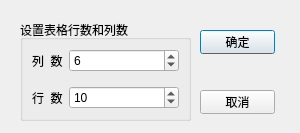
<?xml version="1.0" encoding="UTF-8"?>
<ui version="4.0">
 <class>DialogSetSize</class>
 <widget class="QDialog" name="DialogSetSize">
  <property name="geometry">
   <rect>
    <x>0</x>
    <y>0</y>
    <width>300</width>
    <height>133</height>
   </rect>
  </property>
  <property name="windowTitle">
   <string>Dialog</string>
  </property>
  <widget class="QPushButton" name="btnOK">
   <property name="geometry">
    <rect>
     <x>200</x>
     <y>30</y>
     <width>75</width>
     <height>24</height>
    </rect>
   </property>
   <property name="text">
    <string>确定</string>
   </property>
   <property name="icon">
    <iconset resource="../../../Course/chap06Forms/samp6_2CustomDialogs/res.qrc">
     <normaloff>:/images/images/704.bmp</normaloff>:/images/images/704.bmp</iconset>
   </property>
  </widget>
  <widget class="QPushButton" name="btnCancel">
   <property name="geometry">
    <rect>
     <x>200</x>
     <y>90</y>
     <width>75</width>
     <height>24</height>
    </rect>
   </property>
   <property name="text">
    <string>取消</string>
   </property>
   <property name="icon">
    <iconset resource="../../../Course/chap06Forms/samp6_2CustomDialogs/res.qrc">
     <normaloff>:/images/images/706.bmp</normaloff>:/images/images/706.bmp</iconset>
   </property>
  </widget>
  <widget class="QGroupBox" name="groupBox">
   <property name="geometry">
    <rect>
     <x>20</x>
     <y>20</y>
     <width>171</width>
     <height>101</height>
    </rect>
   </property>
   <property name="title">
    <string>设置表格行数和列数</string>
   </property>
   <layout class="QFormLayout" name="formLayout">
    <item row="0" column="0">
     <widget class="QLabel" name="label_2">
      <property name="text">
       <string>列  数</string>
      </property>
     </widget>
    </item>
    <item row="0" column="1">
     <widget class="QSpinBox" name="spinBoxColumn">
      <property name="minimum">
       <number>1</number>
      </property>
      <property name="maximum">
       <number>500</number>
      </property>
      <property name="value">
       <number>6</number>
      </property>
     </widget>
    </item>
    <item row="2" column="0">
     <widget class="QLabel" name="label">
      <property name="text">
       <string>行  数</string>
      </property>
     </widget>
    </item>
    <item row="2" column="1">
     <widget class="QSpinBox" name="spinBoxRow">
      <property name="minimum">
       <number>1</number>
      </property>
      <property name="maximum">
       <number>500</number>
      </property>
      <property name="value">
       <number>10</number>
      </property>
     </widget>
    </item>
    <item row="1" column="1">
     <spacer name="verticalSpacer">
      <property name="orientation">
       <enum>Qt::Vertical</enum>
      </property>
      <property name="sizeHint" stdset="0">
       <size>
        <width>20</width>
        <height>40</height>
       </size>
      </property>
     </spacer>
    </item>
   </layout>
  </widget>
 </widget>
 <resources>
  <include location="../../../Course/chap06Forms/samp6_2CustomDialogs/res.qrc"/>
 </resources>
 <connections/>
</ui>
